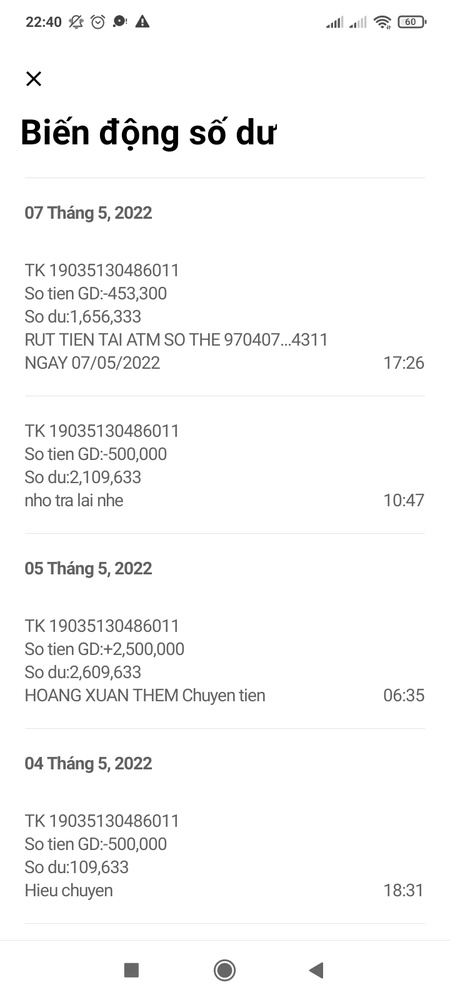
#> input picture Techcombank/Techcombank/z3527566897248_7a2b590a536472fd6e99064bd0431e87.jpg, 450 x 1000 px, shrunk from 720 x 1600 before the run, found by its file name
$ python Techcombank.py
#> lines starting #> are read from the running program, lines starting #| are printed output that depends on the picture
from cv2 import split
import pytesseract
from pytesseract import Output
from PIL import Image
import cv2
from io import StringIO
import re
# from flask import Flask
# from flask import request
# from flask import jsonify
import base64
import numpy as np
from io import BytesIO
import json

img = cv2.imread('Techcombank\Techcombank\z3527566897248_7a2b590a536472fd6e99064bd0431e87.jpg')
#> img is the input picture: shape (1000, 450, 3); min 0, max 255, mean 248
h, w, c = img.shape
#> h = 1000; w = 450; c = 3
img = img[0:h,0:round(w*0.85)]
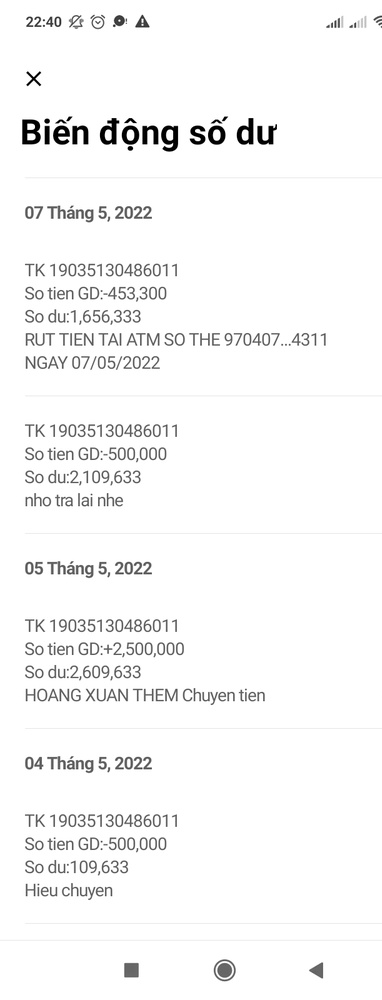
#> img: shape (1000, 382, 3); min 0, max 255, mean 247.2
trans = {
    'accnum' : '',
    'money' :'',
    'time':'',
    'remainder':'',
    'transcontent':''
}
#> (the run stopped early here; a loop or call above may not have finished)

$ run again, with Techcombank/Techcombank/1.jpg copied over Techcombank/Techcombank/z3527566897248_7a2b590a536472fd6e99064bd0431e87.jpg
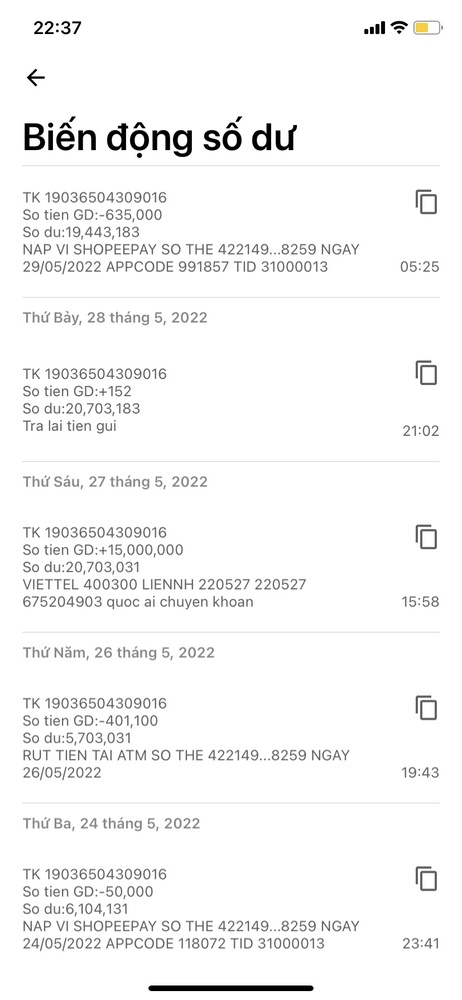
#> input picture Techcombank/Techcombank/1.jpg, 462 x 1000 px, shrunk from 828 x 1792 before the run, found by its file name
#> img is the input picture: shape (1000, 462, 3); mean B, G, R 246.4, 246.5, 246.5
#> `img = img[0:h,0:round(w*0.85)]`:
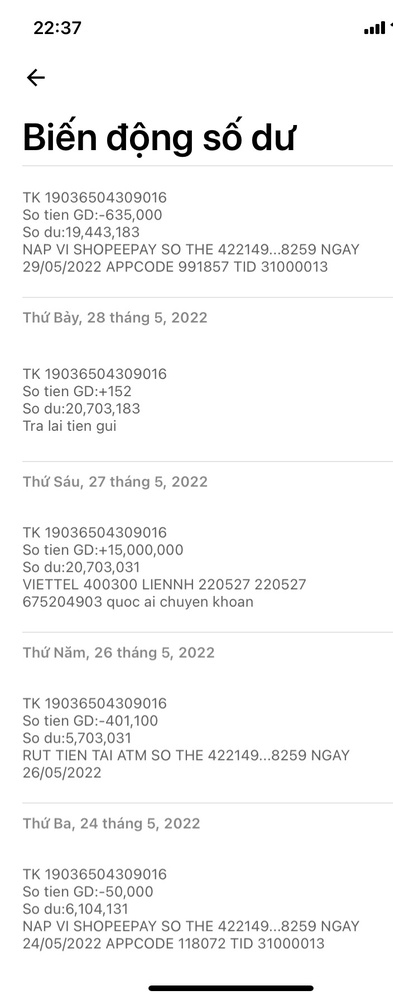
#> img: shape (1000, 393, 3); min 0, max 255, mean 245.8

$ run again, with Techcombank/Techcombank/z3527554245430_c2adcf1c575b62d27cd2172f895f4f10.jpg copied over Techcombank/Techcombank/z3527566897248_7a2b590a536472fd6e99064bd0431e87.jpg
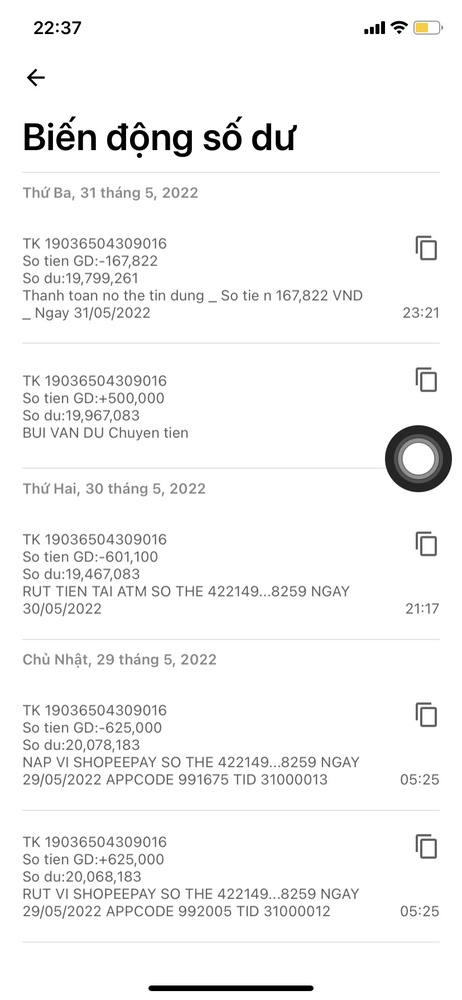
#> input picture Techcombank/Techcombank/z3527554245430_c2adcf1c575b62d27cd2172f895f4f10.jpg, 462 x 1000 px, shrunk from 828 x 1792 before the run, found by its file name
#> img is the input picture: shape (1000, 462, 3); mean B, G, R 245.4, 245.4, 245.5
#> `img = img[0:h,0:round(w*0.85)]`:
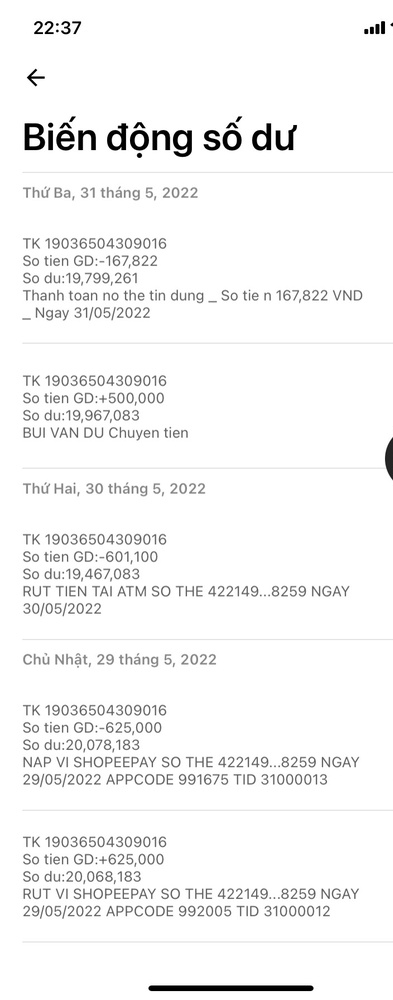
#> img: shape (1000, 393, 3); min 0, max 255, mean 245.7
